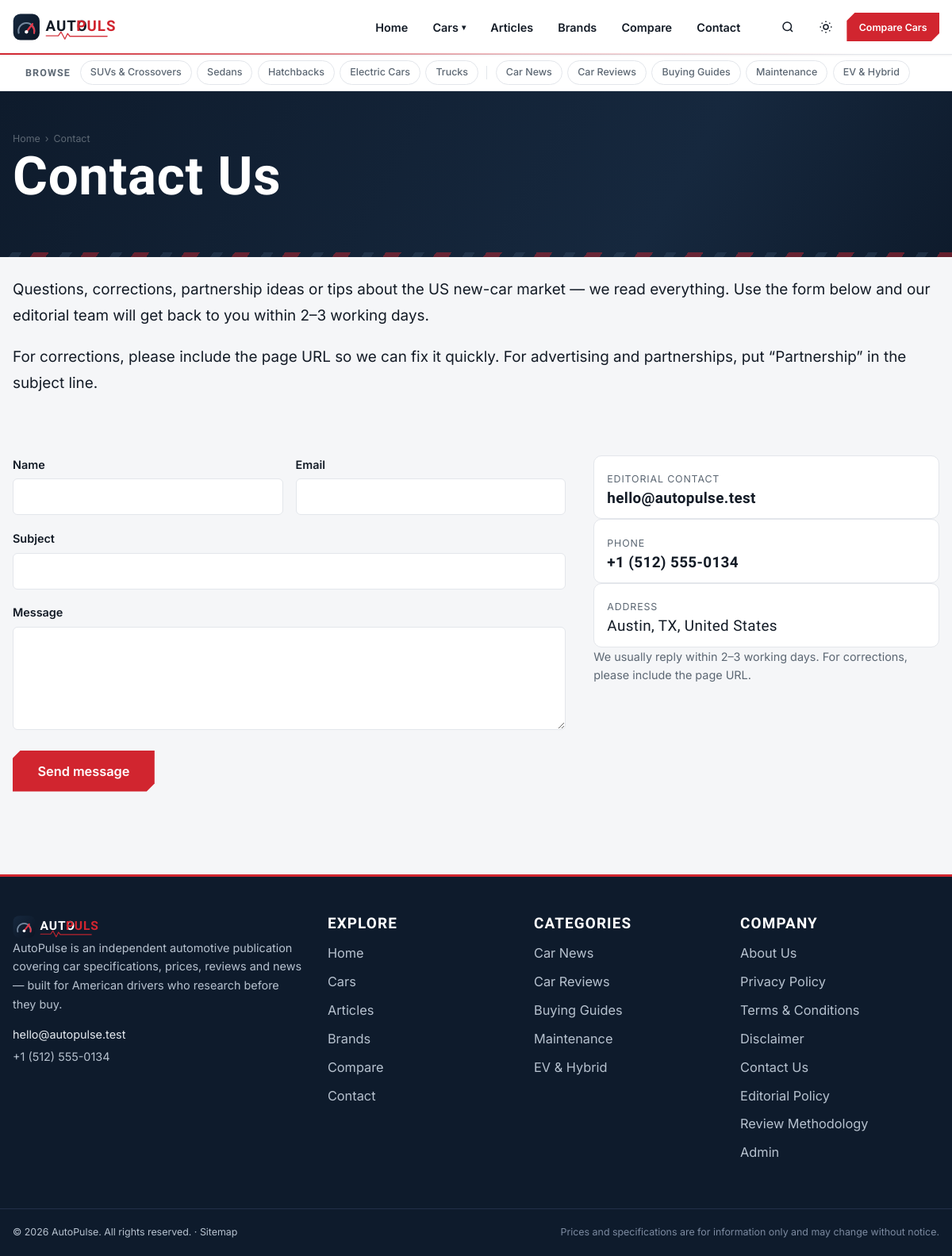
The app's page /contact with its own data.
### tables this page shows
CREATE TABLE menu_items (
  id INT UNSIGNED AUTO_INCREMENT PRIMARY KEY,
  menu_id INT UNSIGNED NOT NULL,
  parent_id INT UNSIGNED NULL,
  label VARCHAR(80) NOT NULL,
  url VARCHAR(255) NOT NULL,
  sort_order INT NOT NULL DEFAULT 0,
  status TINYINT(1) NOT NULL DEFAULT 1,
  FOREIGN KEY (menu_id) REFERENCES menus(id) ON DELETE CASCADE,
  FOREIGN KEY (parent_id) REFERENCES menu_items(id) ON DELETE CASCADE
);

CREATE TABLE categories (
  id INT UNSIGNED AUTO_INCREMENT PRIMARY KEY,
  name VARCHAR(100) NOT NULL,
  slug VARCHAR(120) NOT NULL UNIQUE,
  type ENUM('article','car') NOT NULL DEFAULT 'article',
  description VARCHAR(500) NULL,
  seo_title VARCHAR(150) NULL,
  meta_description VARCHAR(300) NULL,
  sort_order INT NOT NULL DEFAULT 0,
  status TINYINT(1) NOT NULL DEFAULT 1,
  created_at TIMESTAMP NOT NULL DEFAULT CURRENT_TIMESTAMP,
  updated_at TIMESTAMP NOT NULL DEFAULT CURRENT_TIMESTAMP ON UPDATE CURRENT_TIMESTAMP,
  INDEX idx_type (type)
);

CREATE TABLE pages (
  id INT UNSIGNED AUTO_INCREMENT PRIMARY KEY,
  title VARCHAR(150) NOT NULL,
  slug VARCHAR(170) NOT NULL UNIQUE,
  content MEDIUMTEXT NULL,
  status ENUM('published','draft') NOT NULL DEFAULT 'published',
  show_in_footer TINYINT(1) NOT NULL DEFAULT 0,
  sort_order INT NOT NULL DEFAULT 0,
  seo_title VARCHAR(150) NULL,
  meta_description VARCHAR(300) NULL,
  created_at TIMESTAMP NOT NULL DEFAULT CURRENT_TIMESTAMP,
  updated_at TIMESTAMP NOT NULL DEFAULT CURRENT_TIMESTAMP ON UPDATE CURRENT_TIMESTAMP
);

### index.php (called while the page is built, shortened)
<?php
require __DIR__ . '/config/database.php';
require __DIR__ . '/includes/functions.php';
require __DIR__ . '/includes/models.php';
require __DIR__ . '/includes/seo.php';
require __DIR__ . '/includes/breadcrumbs.php';
$uri = parse_url($_SERVER['REQUEST_URI'] ?? '/', PHP_URL_PATH) ?: '/';
$path = trim(rawurldecode($uri), '/');
$seg = $path === '' ? [] : explode('/', $path);
$page = null;
switch ($seg[0] ?? '') {
    case 'contact':
        $page = 'contact';
        break;
}
include __DIR__ . '/pages/' . $page . '.php';

### includes/seo.php (called while the page is built, shortened)
<?php
function seo_render(): void
{
    $siteName = setting('site_name', 'AutoPulse');
}

### includes/models.php (called while the page is built, shortened)
<?php
function get_categories(?string $type = null): array
{
    $sql = 'SELECT c.*, (SELECT COUNT(*) FROM article_categories ac WHERE ac.category_id = c.id) AS article_count
            FROM categories c WHERE c.status = 1';
    $params = [];
    if ($type !== null) { $sql .= ' AND c.type = ?'; $params[] = $type; }
    $sql .= ' ORDER BY c.sort_order, c.name';
    $st = db()->prepare($sql);
    $st->execute($params);
    return $st->fetchAll();
}
function get_page(string $slug): ?array
{
    $st = db()->prepare('SELECT * FROM pages WHERE slug = ? AND status = "published"');
    $st->execute([$slug]);
    return $st->fetch() ?: null;
}
function footer_pages(): array
{
    $key = 'footer_pages';
    $rows = db()->query('SELECT id, title, slug FROM pages WHERE status = "published" AND show_in_footer = 1 ORDER BY sort_order, title')->fetchAll();
    return $rows;
}
function menu_tree(string $menu = 'main'): array
{
    $key = 'menu_' . $menu;
    $st = db()->prepare('SELECT mi.id, mi.label, mi.url, mi.parent_id FROM menu_items mi JOIN menus m ON m.id = mi.menu_id
                         WHERE m.slug = ? AND mi.status = 1 ORDER BY mi.sort_order, mi.id');
    $st->execute([$menu]);
    $rows = $st->fetchAll();
    $tree = [];
    foreach ($rows as $r) {
        if ($r['parent_id']) continue;
        $r['children'] = array_values(array_filter($rows, fn($x) => (int)$x['parent_id'] === (int)$r['id']));
        $tree[] = $r;
    }
    return $tree;
}

### config/database.php (called while the page is built, shortened)
<?php
function db(): PDO
{
    static $pdo = null;
    if ($pdo === null) {
        $dsn = 'mysql:host=' . DB_HOST . ';dbname=' . DB_NAME . ';charset=' . DB_CHARSET;
        try {
            $pdo = new PDO($dsn, DB_USER, DB_PASS, [
                PDO::ATTR_ERRMODE            => PDO::ERRMODE_EXCEPTION,
                PDO::ATTR_DEFAULT_FETCH_MODE => PDO::FETCH_ASSOC,
                PDO::ATTR_EMULATE_PREPARES   => false,
            ]);
        } catch (PDOException $e) {
            error_log('[AutoPulse] DB connection failed: ' . $e->getMessage());
            if (APP_ENV === 'development') {
                http_response_code(500);
                exit('Database connection failed: ' . htmlspecialchars($e->getMessage())
                    . '<br>Check config/config.php');
            }
            http_response_code(503);
            exit('The site is temporarily unavailable. Please try again shortly.');
        }
    }
    return $pdo;
}

### pages/contact.php (the view, shortened to what this page needs)
<?php
$cp = get_page('contact');
include __DIR__ . '/../includes/header.php';
?>
<header class="page-head">
    <div class="container">
        <h1><?= e(($cp['title'] ?? '') ?: 'Contact Us') ?></h1>
    </div>
</header>
<?php if ($cp && trim(strip_tags((string)$cp['content'])) !== ''): ?>
<section class="section" style="padding-block:1.5rem 0">
    <div class="container">
        <div class="prose"><?= $cp['content']  ?></div>
    </div>
</section>
<?php endif; ?>
<div class="section">
    <div class="container contact-layout">
        <div>
            <form id="contact-form" action="<?= e(url('api/contact.php')) ?>" novalidate>
                <div class="form-row cols-2">
                    <div class="form-field">
                        <label for="ct-name">Name</label>
                        <input type="text" id="ct-name" name="name" class="input" required minlength="2" maxlength="80">
                    </div>
                    <div class="form-field">
                        <label for="ct-email">Email</label>
                        <input type="email" id="ct-email" name="email" class="input" required maxlength="190">
                    </div>
                </div>
                <div class="form-field">
                    <label for="ct-subject">Subject</label>
                    <input type="text" id="ct-subject" name="subject" class="input" required maxlength="150">
                </div>
                <div class="form-field">
                    <label for="ct-message">Message</label>
                    <textarea id="ct-message" name="message" class="textarea" required minlength="10" maxlength="5000"></textarea>
                </div>
                <button type="submit" class="btn btn-primary btn-lg">Send message</button>
            </form>
        </div>
        <aside class="contact-info">
            <div class="key-spec" style="text-align:left">
                <span>Editorial contact</span>
                <b style="font-size:var(--fs-md)"><?= e(setting('contact_email', 'hello@example.com')) ?></b>
            </div>
            <?php if (setting('contact_phone')): ?>
            <div class="key-spec" style="text-align:left"><span>Phone</span><b style="font-size:var(--fs-md)"><?= e(setting('contact_phone')) ?></b></div>
            <?php endif; ?>
            <?php if (setting('contact_address')): ?>
            <div class="key-spec" style="text-align:left"><span>Address</span><b style="font-size:var(--fs-md);font-weight:500"><?= e(setting('contact_address')) ?></b></div>
            <?php endif; ?>
            <p style="color:var(--color-muted);font-size:var(--fs-sm)">We usually reply within 2–3 working days. For corrections, please include the page URL.</p>
        </aside>
    </div>
</div>
<?php include __DIR__ . '/../includes/footer.php'; ?>

### includes/header.php (shortened to what this page needs)
<?php
$siteName  = setting('site_name', 'AutoPulse');
$menu      = menu_tree('main');
$topCats   = get_categories('article');
?>
<!DOCTYPE html>
<html lang="en">
<head>
<link rel="stylesheet" href="<?= e(asset('css/main.css')) ?>">
</head>
<body data-base="<?= e(url('')) ?>">
<header class="site-header" id="site-header">
    <div class="container header-bar">
        <a href="<?= e(url('')) ?>" class="logo" aria-label="<?= e($siteName) ?> — home">
        </a>
        <nav class="nav-links" aria-label="Main navigation" id="nav-links">
            <ul>
                <?php foreach ($menu as $item): ?>
                    <li class="<?= $item['children'] ? 'has-dropdown' : '' ?>">
                        <?php if ($item['children']): ?>
                            <button type="button" class="nav-drop-btn" aria-expanded="false" aria-haspopup="true"><?= e($item['label']) ?> <span class="caret" aria-hidden="true">▾</span></button>
                        <?php else: ?>
                            <a href="<?= e(str_starts_with($item['url'], 'http') ? $item['url'] : url($item['url'])) ?>"><?= e($item['label']) ?></a>
                        <?php endif; ?>
                    </li>
                <?php endforeach; ?>
            </ul>
        </nav>
        <div class="header-actions">
            <button type="button" class="icon-btn" id="search-open" aria-label="Search">
                <svg width="18" height="18" viewBox="0 0 24 24" fill="none" stroke="currentColor" stroke-width="2" aria-hidden="true"><circle cx="11" cy="11" r="7"/><path d="m20 20-3.5-3.5"/></svg>
            </button>
            <button type="button" class="icon-btn theme-toggle" aria-label="Toggle dark mode">
                <svg class="icon-sun" width="18" height="18" viewBox="0 0 24 24" fill="none" stroke="currentColor" stroke-width="2" aria-hidden="true"><circle cx="12" cy="12" r="4"/><path d="M12 2v2m0 16v2M4.9 4.9l1.4 1.4m11.4 11.4 1.4 1.4M2 12h2m16 0h2M4.9 19.1l1.4-1.4M17.7 6.3l1.4-1.4"/></svg>
            </button>
            <a href="<?= e(url('compare')) ?>" class="btn btn-primary btn-sm header-cta">Compare Cars</a>
        </div>
    </div>
</header>
<?php
$carCats    = get_categories('car');
$reqPath    = parse_url($_SERVER['REQUEST_URI'] ?? '/', PHP_URL_PATH) ?: '/';
$activeSlug = preg_match('~^/category/([a-z0-9-]+)~i', $reqPath, $m) ? $m[1] : null;
?>
<div class="cat-strip">
    <div class="container cat-strip-inner">
        <span class="cat-strip-label">Browse</span>
        <nav class="cat-strip-links" id="cat-strip-links" aria-label="All categories">
            <?php foreach ($carCats as $c): ?>
                <a class="cat-chip<?= $activeSlug === $c['slug'] ? ' active' : '' ?>" href="<?= e(category_url($c)) ?>"><?= e($c['name']) ?></a>
            <?php endforeach; ?>
            <?php foreach ($topCats as $c): ?>
                <a class="cat-chip<?= $activeSlug === $c['slug'] ? ' active' : '' ?>" href="<?= e(category_url($c)) ?>"><?= e($c['name']) ?></a>
            <?php endforeach; ?>
        </nav>
    </div>
</div>
<main id="main">

### includes/footer.php (shortened to what this page needs)
<?php
$siteName = setting('site_name', 'AutoPulse');
$cats = array_slice(get_categories('article'), 0, 5);
$legal = footer_pages();
?>
</main>
<footer class="site-footer">
    <div class="container footer-grid">
        <div class="footer-col footer-about">
            <p><?= e(setting('footer_about', 'Your trusted source for car specifications, prices, reviews and automotive news.')) ?></p>
            <div class="footer-contact">
                <?php if (setting('contact_email')): ?><a href="mailto:<?= e(setting('contact_email')) ?>"><?= e(setting('contact_email')) ?></a><?php endif; ?>
                <?php if (setting('contact_phone')): ?><span><?= e(setting('contact_phone')) ?></span><?php endif; ?>
            </div>
        </div>
        <nav class="footer-col" aria-label="Footer navigation">
            <h3>Explore</h3>
            <ul>
                <?php foreach (menu_tree('main') as $item): ?>
                    <li><a href="<?= e(str_starts_with($item['url'], 'http') ? $item['url'] : url($item['url'])) ?>"><?= e($item['label']) ?></a></li>
                <?php endforeach; ?>
            </ul>
        </nav>
        <nav class="footer-col" aria-label="Categories">
            <h3>Categories</h3>
            <ul>
                <?php foreach ($cats as $c): ?>
                    <li><a href="<?= e(category_url($c)) ?>"><?= e($c['name']) ?></a></li>
                <?php endforeach; ?>
            </ul>
        </nav>
        <div class="footer-col">
            <h3>Company</h3>
            <ul>
                <?php foreach ($legal as $p): ?>
                    <li><a href="<?= e(url($p['slug'])) ?>"><?= e($p['title']) ?></a></li>
                <?php endforeach; ?>
                <li><a href="<?= e(url('admin/login.php')) ?>" rel="nofollow">Admin</a></li>
            </ul>
        </div>
    </div>
    <div class="footer-bottom">
        <div class="container">
            <p>&copy; <?= date('Y') ?> <?= e($siteName) ?>. <?= e(setting('copyright_text', 'All rights reserved.')) ?>
               &middot; <a href="<?= e(url('sitemap')) ?>" style="color:inherit">Sitemap</a></p>
            <p class="footer-disclaimer">Prices and specifications are for information only and may change without notice.</p>
        </div>
    </div>
</footer>
</body>
</html>

### records on screen
menu_items: label "Home"
menu_items: label "Cars"
menu_items: label "Articles"
menu_items: label "Brands"
menu_items: label "Compare"
menu_items: label "Contact"
categories: name "SUVs & Crossovers"
categories: name "Sedans"
categories: name "Hatchbacks"
categories: name "Electric Cars"
categories: name "Trucks"
categories: name "Car News"
categories: name "Car Reviews"
categories: name "Buying Guides"
categories: name "Maintenance"
categories: name "EV & Hybrid"
pages: title "Contact Us", content "Questions, corrections, partnership ideas or tips about the US new-car market — we read everything. Use the form below and our editorial team will get back to you within 2–3 working days. For corrections, please include the page URL so we can fix it quickly. For advertising and partnerships, put “Partnership” in the subject line."
pages: title "About Us"
pages: title "Privacy Policy"
pages: title "Terms & Conditions"
pages: title "Disclaimer"
pages: title "Editorial Policy"
pages: title "Review Methodology"

### other values on screen
$item['name'] "Home"
$item['name'] "Contact"
setting('contact_email', 'hello@example.com') "hello@autopulse.test"
setting('contact_phone') "+1 (512) 555-0134"
setting('contact_address') "Austin, TX, United States"
setting('contact_email') "hello@autopulse.test"
$siteName "AutoPulse"
setting('copyright_text', 'All rights reserved.') "All rights reserved."
